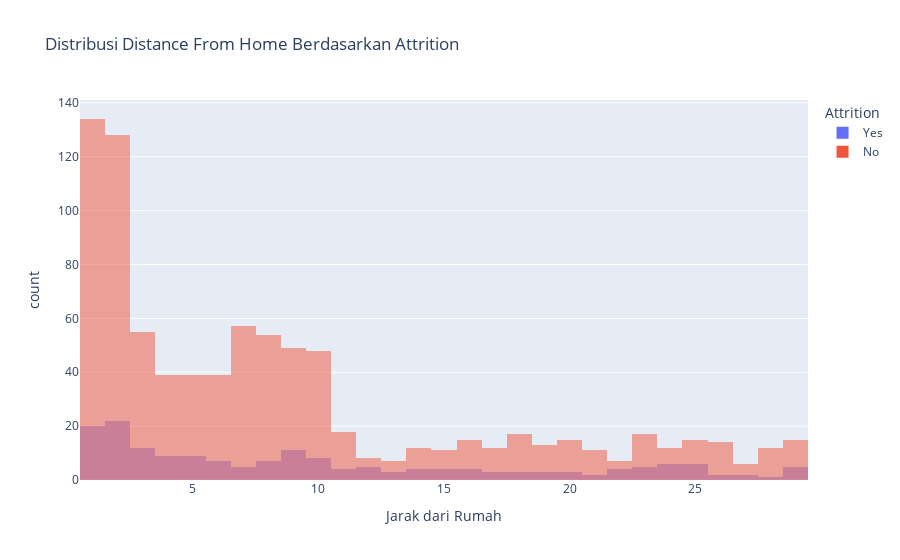

Here is the notebook cell this chart was saved with:
### Code cell
# Distribusi DistanceFromHome Berdasarkan Attrition
fig = px.histogram(
    data,
    x='DistanceFromHome',
    color='Attrition',
    barmode='overlay',
    title="Distribusi Distance From Home Berdasarkan Attrition",
    labels={'DistanceFromHome': 'Jarak dari Rumah', 'Attrition': 'Attrition'}
)
fig.show()

### Figure 1 — Plotly figure (JSON) as saved in the notebook; plotly's stock layout.template omitted (floating-point values rounded to 4 significant figures; data arrays with more than 128 entries replaced by an {"elided": "..."} marker saying what was removed)
{"data": [{"alignmentgroup": "True", "bingroup": "x", "hovertemplate": "Attrition=Yes<br>Jarak dari Rumah=%{x}<br>count=%{y}<extra></extra>", "legendgroup": "Yes", "marker": {"color": "#636efa", "opacity": 0.5, "pattern": {"shape": ""}}, "name": "Yes", "offsetgroup": "Yes", "orientation": "v", "showlegend": true, "type": "histogram", "x": {"elided": "179 int values"}, "xaxis": "x", "yaxis": "y"}, {"alignmentgroup": "True", "bingroup": "x", "hovertemplate": "Attrition=No<br>Jarak dari Rumah=%{x}<br>count=%{y}<extra></extra>", "legendgroup": "No", "marker": {"color": "#EF553B", "opacity": 0.5, "pattern": {"shape": ""}}, "name": "No", "offsetgroup": "No", "orientation": "v", "showlegend": true, "type": "histogram", "x": {"elided": "879 int values"}, "xaxis": "x", "yaxis": "y"}], "layout": {"barmode": "overlay", "legend": {"title": {"text": "Attrition"}, "tracegroupgap": 0}, "title": {"text": "Distribusi Distance From Home Berdasarkan Attrition"}, "xaxis": {"anchor": "y", "domain": [0, 1], "title": {"text": "Jarak dari Rumah"}}, "yaxis": {"anchor": "x", "domain": [0, 1], "title": {"text": "count"}}}}
